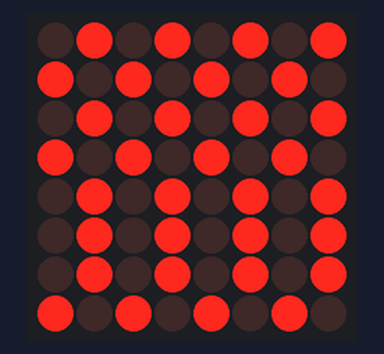
Bench run of a sketch on a simulated Arduino Uno, built with avr-gcc and run on an emulated ATmega328P. Parts: 8×8 LED matrix.

Above: at 0.1 s.

The sketch:

test_matrix_led2.ino
```cpp
#include "LedController.hpp"


#define     DATA_PIN     10
#define     CS_PIN       11
#define     CLK_PIN      12


#define delayTime 200 // Delay between Frames

LedController<1,1> lc;


void setup() {
  // put your setup code here, to run once:
  lc = LedController<1,1>(DATA_PIN, CLK_PIN, CS_PIN);
  lc.clearMatrix();
//  lc.setLed(0,3,4,true);


}

void loop() {
  // put your main code here, to run repeatedly:
  lc.clearMatrix();
//  lc.setLed(0,4,6,true);
//  lc.setLed(0,4,4,true);
//  lc.setLed(0,5,5,true);
//  lc.setLed(0,4,5,true);
//  lc.setLed(0,3,5,true);

  lc.setRow(0,0,B01010101);
  lc.setRow(0,1,B10101010);
  lc.setRow(0,2,B01010101);
  lc.setRow(0,3,B10101010);
  lc.setRow(0,4,B01010101);
  lc.setRow(0,5,B01010101);
  lc.setRow(0,6,B01010101);
  lc.setRow(0,7,B10101010);
  delay(1000);
}
```
